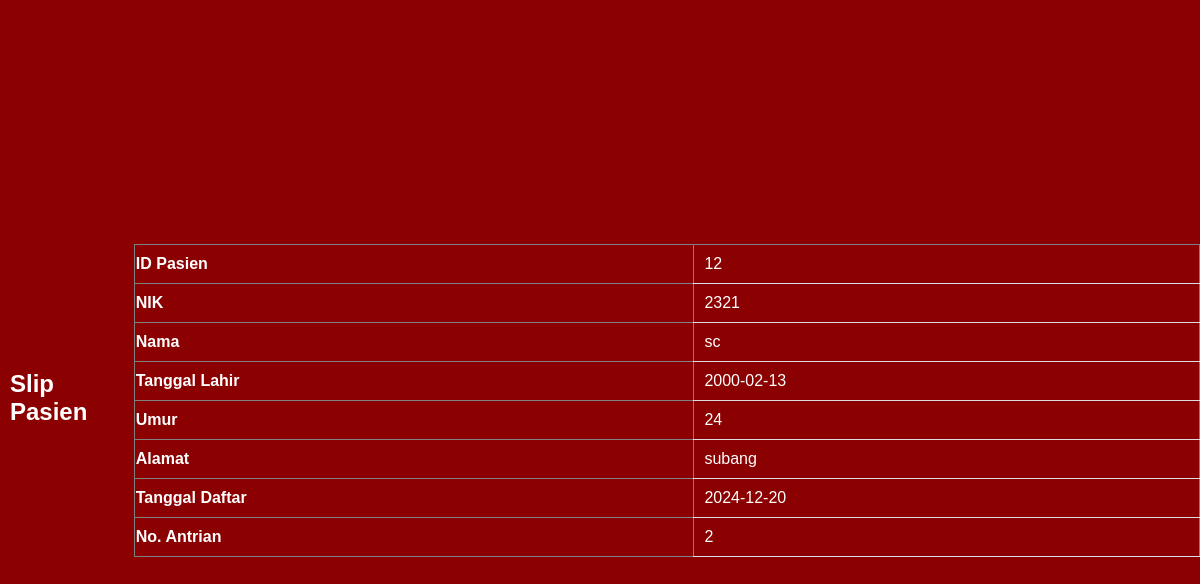
The page /slip_pasien.php?id_pasien=12 on the database its author committed.
### tables this page shows
CREATE TABLE `daftar_pasien` (
  `id_pasien` int(11) NOT NULL,
  `nik` varchar(50) NOT NULL,
  `nama_pasien` varchar(100) NOT NULL,
  `tanggal_lahir` date NOT NULL,
  `umur` int(11) NOT NULL,
  `alamat` varchar(255) NOT NULL,
  `tanggal_daftar` date NOT NULL DEFAULT curdate(),
  `no_antrian` int(11) NOT NULL,
  `id_data` int(11) DEFAULT NULL
);

### slip_pasien.php (the view, shortened to what this page needs)
<?php
$conn = new mysqli("localhost", "username", "password", "db_klinik");
$id_pasien = $_GET['id_pasien'];
$result = $conn->query("SELECT * FROM daftar_pasien WHERE id_pasien = $id_pasien");
$pasien = $result->fetch_assoc();
?>
<!DOCTYPE html>
<html>
<head>
</head>
<body>
    <h1>Slip Pasien</h1>
    <table border="1">
        <tr>
            <th>ID Pasien</th>
            <td><?= $pasien['id_pasien'] ?></td>
        </tr>
        <tr>
            <th>NIK</th>
            <td><?= $pasien['nik'] ?></td>
        </tr>
        <tr>
            <th>Nama</th>
            <td><?= $pasien['nama_pasien'] ?></td>
        </tr>
        <tr>
            <th>Tanggal Lahir</th>
            <td><?= $pasien['tanggal_lahir'] ?></td>
        </tr>
        <tr>
            <th>Umur</th>
            <td><?= $pasien['umur'] ?></td>
        </tr>
        <tr>
            <th>Alamat</th>
            <td><?= $pasien['alamat'] ?></td>
        </tr>
        <tr>
            <th>Tanggal Daftar</th>
            <td><?= $pasien['tanggal_daftar'] ?></td>
        </tr>
        <tr>
            <th>No. Antrian</th>
            <td><?= $pasien['no_antrian'] ?></td>
        </tr>
    </table>
</body>
</html>

### slip_pasien.php (style rules this page uses)
body { margin: 0; font-family: Arial, sans-serif; background-color: #8B0000; color: white; display: flex; justify-content: center; align-items: center; min-height: 100vh; }
h1 { font-size: 24px; margin-bottom: 20px; color: white; background-color: #8B0000; padding: 10px; border-radius: 5px; }
table { width: 100%; border-collapse: collapse; margin: 20px 0; font-size: 16px; text-align: left; }
table td { padding: 10px; border-bottom: 1px solid #ddd; }

### rows shown on the page
daftar_pasien: id_pasien "12", nik "2321", nama_pasien "sc", tanggal_lahir "2000-02-13", umur "24", alamat "subang", tanggal_daftar "2024-12-20", no_antrian "2"
